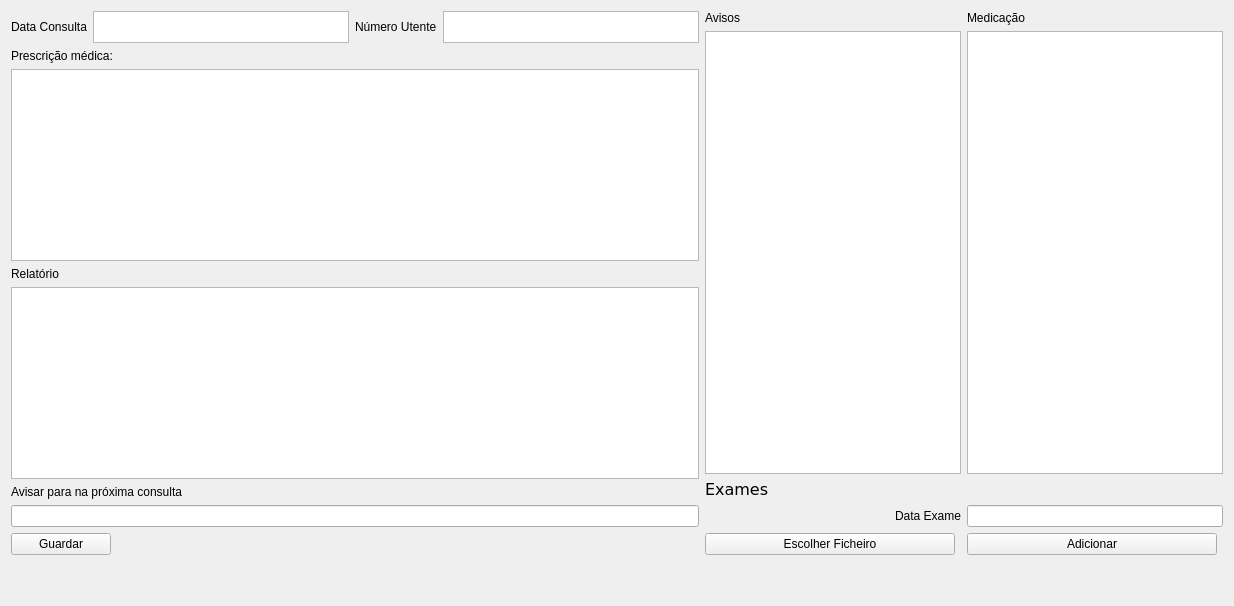
              <widget class="QWidget" name="tab_2">
               <attribute name="title">
                <string>Consulta</string>
               </attribute>
               <layout class="QGridLayout" name="gridLayout_66">
                <item row="0" column="0">
                 <layout class="QGridLayout" name="gridLayout_63">
                  <item row="0" column="3">
                   <widget class="QTextBrowser" name="addReportPatientNumber">
                    <property name="maximumSize">
                     <size>
                      <width>16777215</width>
                      <height>32</height>
                     </size>
                    </property>
                   </widget>
                  </item>
                  <item row="0" column="0">
                   <widget class="QLabel" name="label_162">
                    <property name="text">
                     <string>Data Consulta</string>
                    </property>
                   </widget>
                  </item>
                  <item row="0" column="1">
                   <widget class="QTextBrowser" name="addReportDate">
                    <property name="minimumSize">
                     <size>
                      <width>0</width>
                      <height>32</height>
                     </size>
                    </property>
                    <property name="maximumSize">
                     <size>
                      <width>16777215</width>
                      <height>32</height>
                     </size>
                    </property>
                   </widget>
                  </item>
                  <item row="0" column="2">
                   <widget class="QLabel" name="label_163">
                    <property name="text">
                     <string>Número Utente</string>
                    </property>
                   </widget>
                  </item>
                 </layout>
                </item>
                <item row="2" column="0">
                 <layout class="QGridLayout" name="gridLayout_65">
                  <item row="0" column="0">
                   <widget class="QLabel" name="label_165">
                    <property name="maximumSize">
                     <size>
                      <width>16777215</width>
                      <height>32</height>
                     </size>
                    </property>
                    <property name="text">
                     <string>Relatório</string>
                    </property>
                   </widget>
                  </item>
                  <item row="2" column="0">
                   <widget class="QLabel" name="label_166">
                    <property name="text">
                     <string>Avisar para na próxima consulta</string>
                    </property>
                   </widget>
                  </item>
                  <item row="3" column="0">
                   <widget class="QLineEdit" name="addReportWarning">
                    <property name="text">
                     <string/>
                    </property>
                   </widget>
                  </item>
                  <item row="4" column="0">
                   <widget class="QPushButton" name="addAppointmentReport">
                    <property name="maximumSize">
                     <size>
                      <width>100</width>
                      <height>16777215</height>
                     </size>
                    </property>
                    <property name="text">
                     <string>Guardar</string>
                    </property>
                   </widget>
                  </item>
                  <item row="1" column="0">
                   <widget class="QTextBrowser" name="addReportDescription"/>
                  </item>
                 </layout>
                </item>
                <item row="0" column="1" rowspan="3">
                 <layout class="QGridLayout" name="gridLayout_62">
                  <item row="0" column="1">
                   <widget class="QLabel" name="label_12">
                    <property name="text">
                     <string>Medicação</string>
                    </property>
                   </widget>
                  </item>
                  <item row="2" column="0">
                   <widget class="QLabel" name="label_158">
                    <property name="font">
                     <font>
                      <family>DejaVu Sans</family>
                      <pointsize>12</pointsize>
                     </font>
                    </property>
                    <property name="text">
                     <string>Exames</string>
                    </property>
                   </widget>
                  </item>
                  <item row="0" column="0">
                   <widget class="QLabel" name="label_160">
                    <property name="text">
                     <string>Avisos</string>
                    </property>
                   </widget>
                  </item>
                  <item row="5" column="1">
                   <widget class="QLineEdit" name="addExameDate"/>
                  </item>
                  <item row="6" column="0">
                   <widget class="QPushButton" name="addExamFile">
                    <property name="minimumSize">
                     <size>
                      <width>150</width>
                      <height>0</height>
                     </size>
                    </property>
                    <property name="maximumSize">
                     <size>
                      <width>250</width>
                      <height>16777215</height>
                     </size>
                    </property>
                    <property name="text">
                     <string>Escolher Ficheiro</string>
                    </property>
                   </widget>
                  </item>
                  <item row="1" column="1">
                   <widget class="QTextBrowser" name="medication_text"/>
                  </item>
                  <item row="1" column="0">
                   <widget class="QTextBrowser" name="warning_text"/>
                  </item>
                  <item row="5" column="0">
                   <widget class="QLabel" name="label_159">
                    <property name="layoutDirection">
                     <enum>Qt::LeftToRight</enum>
                    </property>
                    <property name="text">
                     <string>Data Exame</string>
                    </property>
                    <property name="alignment">
                     <set>Qt::AlignRight|Qt::AlignTrailing|Qt::AlignVCenter</set>
                    </property>
                   </widget>
                  </item>
                  <item row="6" column="1">
                   <widget class="QPushButton" name="addAppointmentExam">
                    <property name="maximumSize">
                     <size>
                      <width>250</width>
                      <height>16777215</height>
                     </size>
                    </property>
                    <property name="text">
                     <string>Adicionar</string>
                    </property>
                   </widget>
                  </item>
                 </layout>
                </item>
                <item row="1" column="0">
                 <layout class="QGridLayout" name="gridLayout_64">
                  <item row="1" column="0">
                   <widget class="QLabel" name="label_164">
                    <property name="text">
                     <string>Prescrição médica:</string>
                    </property>
                   </widget>
                  </item>
                  <item row="2" column="0">
                   <widget class="QTextBrowser" name="addReportPrescription"/>
                  </item>
                 </layout>
                </item>
                <item row="3" column="0">
                 <spacer name="verticalSpacer_27">
                  <property name="orientation">
                   <enum>Qt::Vertical</enum>
                  </property>
                  <property name="sizeHint" stdset="0">
                   <size>
                    <width>20</width>
                    <height>40</height>
                   </size>
                  </property>
                 </spacer>
                </item>
               </layout>
              </widget>
